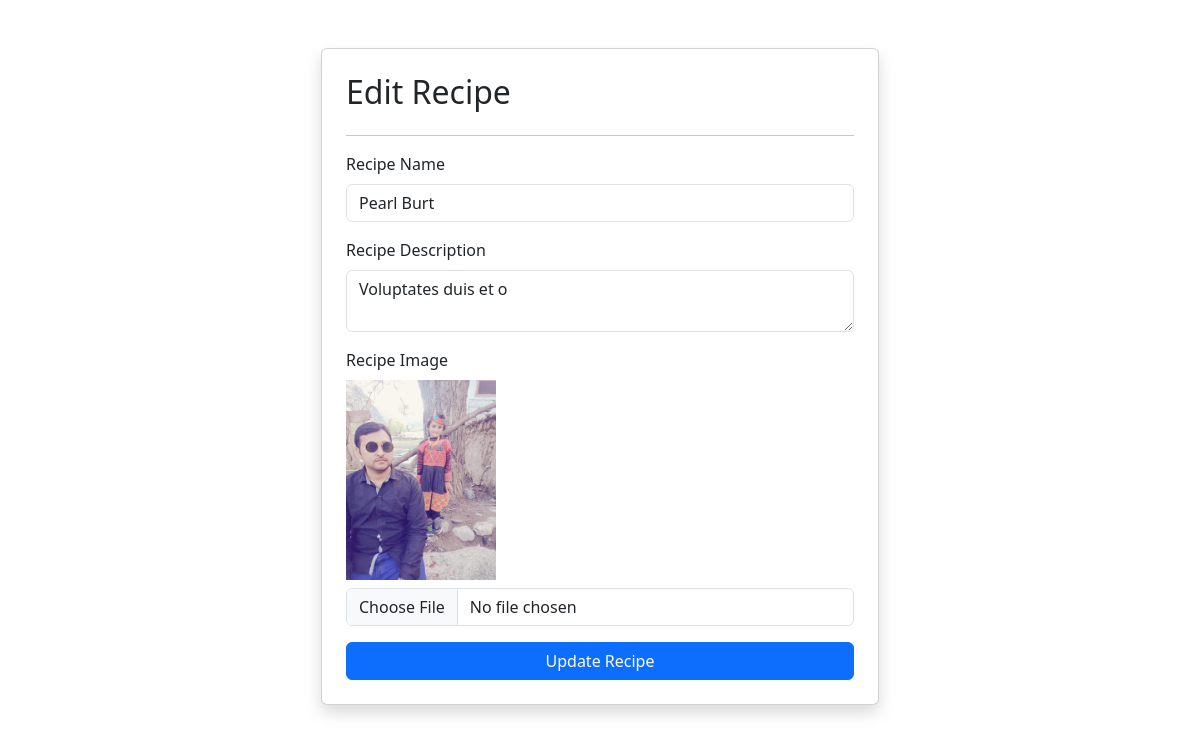
The page /recipe/update/3/ on the database its author committed.
### vege/models.py (models this page shows, shortened)
class Recipe(models.Model):
    recipe_name = models.CharField(max_length=100)
    slug = models.SlugField(unique=True, blank=True)
    recipe_description = models.TextField()
    recipe_image = models.ImageField(upload_to='recipe')
    recipe_view_count = models.IntegerField(default=1)
    is_deleted = models.BooleanField(default=False)

### vege/views.py (the view, shortened to what this page needs)
# urls.py: path('recipe/update/<int:id>/', update_recipe, name='update_recipe'),
def update_recipe(request, id):
    recipe = Recipe.objects.get(id=id)
    return render(request, "update_recipe.html", {"recipe": recipe})

### vege/templates/update_recipe.html (shortened to what this page needs)
{% extends "base.html" %}
{% load static %}
{% block start %}
<div class="container mt-5">
    <form class="col-md-6 mx-auto card p-4 shadow" method="post" enctype="multipart/form-data">
        <h2>Edit Recipe</h2>
        <hr>
        <div class="mb-3">
            <label class="form-label">Recipe Name</label>
            <input name="recipe_name" required type="text" class="form-control" value="{{ recipe.recipe_name }}">
        </div>
        <div class="mb-3">
            <label class="form-label">Recipe Description</label>
            <textarea name="recipe_description" required class="form-control">{{ recipe.recipe_description }}</textarea>
        </div>
        <div class="mb-3">
            <label class="form-label">Recipe Image</label><br>
            {% if recipe.recipe_image %}
                <img src="{{ recipe.recipe_image.url }}" width="150" class="mb-2"><br>
            {% endif %}
            <input name="recipe_image" type="file" class="form-control">
        </div>
        <button type="submit" class="btn btn-primary">Update Recipe</button>
    </form>
</div>
{% endblock %}

### rows shown on the page
Recipe: recipe_name "Pearl Burt", recipe_description "Voluptates duis et o", recipe_image (picture)
